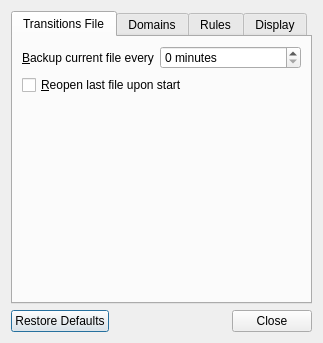
<?xml version="1.0" encoding="UTF-8"?>
<ui version="4.0">
 <class>SettingsDialog</class>
 <widget class="QDialog" name="SettingsDialog">
  <property name="geometry">
   <rect>
    <x>0</x>
    <y>0</y>
    <width>323</width>
    <height>343</height>
   </rect>
  </property>
  <property name="windowTitle">
   <string>Settings</string>
  </property>
  <layout class="QVBoxLayout" name="verticalLayout">
   <item>
    <widget class="QTabWidget" name="tabWidget">
     <property name="currentIndex">
      <number>0</number>
     </property>
     <widget class="QWidget" name="transitionsFileTab">
      <attribute name="title">
       <string>Transitions File</string>
      </attribute>
      <layout class="QFormLayout" name="formLayout">
       <item row="0" column="0">
        <widget class="QLabel" name="label">
         <property name="text">
          <string>&amp;Backup current file every</string>
         </property>
         <property name="buddy">
          <cstring>autosaveFrequency</cstring>
         </property>
        </widget>
       </item>
       <item row="0" column="1">
        <widget class="QSpinBox" name="autosaveFrequency">
         <property name="suffix">
          <string> minutes</string>
         </property>
         <property name="maximum">
          <number>1440</number>
         </property>
        </widget>
       </item>
       <item row="1" column="0" colspan="2">
        <widget class="QCheckBox" name="reopenLastFile">
         <property name="text">
          <string>&amp;Reopen last file upon start</string>
         </property>
        </widget>
       </item>
      </layout>
     </widget>
     <widget class="QWidget" name="domainsTab">
      <attribute name="title">
       <string>Domains</string>
      </attribute>
      <layout class="QFormLayout" name="formLayout_4">
       <property name="fieldGrowthPolicy">
        <enum>QFormLayout::AllNonFixedFieldsGrow</enum>
       </property>
       <item row="0" column="0">
        <widget class="QGroupBox" name="groupBox_2">
         <property name="title">
          <string>Issue warnings for the following problems</string>
         </property>
         <layout class="QVBoxLayout" name="verticalLayout_3">
          <item>
           <widget class="QCheckBox" name="unreachableDomWarn">
            <property name="sizePolicy">
             <sizepolicy hsizetype="Maximum" vsizetype="Fixed">
              <horstretch>0</horstretch>
              <verstretch>0</verstretch>
             </sizepolicy>
            </property>
            <property name="text">
             <string>&amp;Unreachable domains</string>
            </property>
           </widget>
          </item>
         </layout>
        </widget>
       </item>
      </layout>
     </widget>
     <widget class="QWidget" name="rulesTab">
      <attribute name="title">
       <string>Rules</string>
      </attribute>
      <layout class="QFormLayout" name="formLayout_3">
       <property name="fieldGrowthPolicy">
        <enum>QFormLayout::AllNonFixedFieldsGrow</enum>
       </property>
       <item row="0" column="0">
        <widget class="QGroupBox" name="groupBox">
         <property name="title">
          <string>Issue warnings for the following problems</string>
         </property>
         <layout class="QVBoxLayout" name="verticalLayout_2">
          <item>
           <widget class="QCheckBox" name="unreachableRuleWarn">
            <property name="sizePolicy">
             <sizepolicy hsizetype="Maximum" vsizetype="Fixed">
              <horstretch>0</horstretch>
              <verstretch>0</verstretch>
             </sizepolicy>
            </property>
            <property name="text">
             <string>&amp;Unreachable rules</string>
            </property>
           </widget>
          </item>
          <item>
           <widget class="QCheckBox" name="bypassedRuleWarn">
            <property name="enabled">
             <bool>false</bool>
            </property>
            <property name="sizePolicy">
             <sizepolicy hsizetype="Maximum" vsizetype="Fixed">
              <horstretch>0</horstretch>
              <verstretch>0</verstretch>
             </sizepolicy>
            </property>
            <property name="text">
             <string>&amp;Bypassed rules</string>
            </property>
           </widget>
          </item>
          <item>
           <widget class="QCheckBox" name="confidentialityRuleWarn">
            <property name="sizePolicy">
             <sizepolicy hsizetype="Maximum" vsizetype="Fixed">
              <horstretch>0</horstretch>
              <verstretch>0</verstretch>
             </sizepolicy>
            </property>
            <property name="text">
             <string>C&amp;onfidentiality violations</string>
            </property>
           </widget>
          </item>
          <item>
           <widget class="QCheckBox" name="reliabilityRuleWarn">
            <property name="sizePolicy">
             <sizepolicy hsizetype="Maximum" vsizetype="Fixed">
              <horstretch>0</horstretch>
              <verstretch>0</verstretch>
             </sizepolicy>
            </property>
            <property name="text">
             <string>&amp;Reliability violations</string>
            </property>
           </widget>
          </item>
          <item>
           <widget class="QCheckBox" name="unknownAppWarn">
            <property name="sizePolicy">
             <sizepolicy hsizetype="Maximum" vsizetype="Fixed">
              <horstretch>0</horstretch>
              <verstretch>0</verstretch>
             </sizepolicy>
            </property>
            <property name="text">
             <string>Un&amp;known program</string>
            </property>
           </widget>
          </item>
          <item>
           <widget class="QCheckBox" name="undefinedActionWarn">
            <property name="sizePolicy">
             <sizepolicy hsizetype="Maximum" vsizetype="Fixed">
              <horstretch>0</horstretch>
              <verstretch>0</verstretch>
             </sizepolicy>
            </property>
            <property name="text">
             <string>Un&amp;defined actions</string>
            </property>
           </widget>
          </item>
          <item>
           <widget class="QCheckBox" name="invalidMRuleWarn">
            <property name="enabled">
             <bool>true</bool>
            </property>
            <property name="sizePolicy">
             <sizepolicy hsizetype="Maximum" vsizetype="Fixed">
              <horstretch>0</horstretch>
              <verstretch>0</verstretch>
             </sizepolicy>
            </property>
            <property name="text">
             <string>Invalid &amp;matching rules</string>
            </property>
           </widget>
          </item>
          <item>
           <widget class="QCheckBox" name="duplicateMRuleWarn">
            <property name="enabled">
             <bool>false</bool>
            </property>
            <property name="sizePolicy">
             <sizepolicy hsizetype="Maximum" vsizetype="Fixed">
              <horstretch>0</horstretch>
              <verstretch>0</verstretch>
             </sizepolicy>
            </property>
            <property name="text">
             <string>Dup&amp;licate/subset matching rules</string>
            </property>
           </widget>
          </item>
         </layout>
        </widget>
       </item>
      </layout>
     </widget>
     <widget class="QWidget" name="viewDisplayTab">
      <attribute name="title">
       <string>Display</string>
      </attribute>
      <layout class="QFormLayout" name="formLayout_2">
       <property name="fieldGrowthPolicy">
        <enum>QFormLayout::AllNonFixedFieldsGrow</enum>
       </property>
       <item row="0" column="0">
        <widget class="QLabel" name="label_3">
         <property name="text">
          <string>&amp;Programs display mode</string>
         </property>
         <property name="buddy">
          <cstring>arrowProgramMode</cstring>
         </property>
        </widget>
       </item>
       <item row="0" column="1">
        <widget class="QComboBox" name="arrowProgramMode"/>
       </item>
       <item row="1" column="0">
        <widget class="QLabel" name="label_4">
         <property name="text">
          <string>&amp;Hidden items</string>
         </property>
         <property name="buddy">
          <cstring>hideMode</cstring>
         </property>
        </widget>
       </item>
       <item row="1" column="1">
        <widget class="QComboBox" name="hideMode"/>
       </item>
       <item row="2" column="0">
        <widget class="QLabel" name="label_5">
         <property name="text">
          <string>&amp;Arrow color scheme</string>
         </property>
         <property name="buddy">
          <cstring>arrowColorScheme</cstring>
         </property>
        </widget>
       </item>
       <item row="2" column="1">
        <widget class="QComboBox" name="arrowColorScheme"/>
       </item>
       <item row="3" column="0">
        <widget class="QLabel" name="label_2">
         <property name="text">
          <string>&amp;Domain color scheme</string>
         </property>
         <property name="buddy">
          <cstring>domainColorScheme</cstring>
         </property>
        </widget>
       </item>
       <item row="3" column="1">
        <widget class="QComboBox" name="domainColorScheme"/>
       </item>
       <item row="4" column="0" colspan="2">
        <widget class="QCheckBox" name="showConfRelInDomLabel">
         <property name="text">
          <string>Show confidentiality/reliability in domain label</string>
         </property>
        </widget>
       </item>
       <item row="5" column="0" colspan="2">
        <widget class="QCheckBox" name="displayLoops">
         <property name="text">
          <string>&amp;Show loops and same-domain rules</string>
         </property>
        </widget>
       </item>
       <item row="6" column="0" colspan="2">
        <widget class="QCheckBox" name="fastDraw">
         <property name="text">
          <string>&amp;Fast drawing (lower quality)</string>
         </property>
        </widget>
       </item>
       <item row="7" column="0" colspan="2">
        <widget class="QFrame" name="slowPerformanceOptions">
         <property name="enabled">
          <bool>true</bool>
         </property>
         <property name="frameShape">
          <enum>QFrame::NoFrame</enum>
         </property>
         <property name="frameShadow">
          <enum>QFrame::Raised</enum>
         </property>
         <layout class="QVBoxLayout" name="verticalLayout_4">
          <property name="topMargin">
           <number>0</number>
          </property>
          <property name="rightMargin">
           <number>0</number>
          </property>
          <property name="bottomMargin">
           <number>0</number>
          </property>
          <item>
           <widget class="QCheckBox" name="outlineArrowPrograms">
            <property name="text">
             <string>&amp;Outline arrow programs with warnings</string>
            </property>
           </widget>
          </item>
         </layout>
        </widget>
       </item>
      </layout>
     </widget>
    </widget>
   </item>
   <item>
    <widget class="QDialogButtonBox" name="buttonBox">
     <property name="orientation">
      <enum>Qt::Horizontal</enum>
     </property>
     <property name="standardButtons">
      <set>QDialogButtonBox::Close|QDialogButtonBox::RestoreDefaults</set>
     </property>
    </widget>
   </item>
  </layout>
 </widget>
 <tabstops>
  <tabstop>tabWidget</tabstop>
  <tabstop>autosaveFrequency</tabstop>
  <tabstop>reopenLastFile</tabstop>
  <tabstop>arrowProgramMode</tabstop>
  <tabstop>hideMode</tabstop>
  <tabstop>arrowColorScheme</tabstop>
  <tabstop>domainColorScheme</tabstop>
  <tabstop>showConfRelInDomLabel</tabstop>
  <tabstop>displayLoops</tabstop>
  <tabstop>fastDraw</tabstop>
  <tabstop>buttonBox</tabstop>
 </tabstops>
 <resources/>
 <connections>
  <connection>
   <sender>buttonBox</sender>
   <signal>accepted()</signal>
   <receiver>SettingsDialog</receiver>
   <slot>accept()</slot>
   <hints>
    <hint type="sourcelabel">
     <x>266</x>
     <y>309</y>
    </hint>
    <hint type="destinationlabel">
     <x>157</x>
     <y>265</y>
    </hint>
   </hints>
  </connection>
  <connection>
   <sender>buttonBox</sender>
   <signal>rejected()</signal>
   <receiver>SettingsDialog</receiver>
   <slot>reject()</slot>
   <hints>
    <hint type="sourcelabel">
     <x>313</x>
     <y>309</y>
    </hint>
    <hint type="destinationlabel">
     <x>286</x>
     <y>265</y>
    </hint>
   </hints>
  </connection>
 </connections>
</ui>
